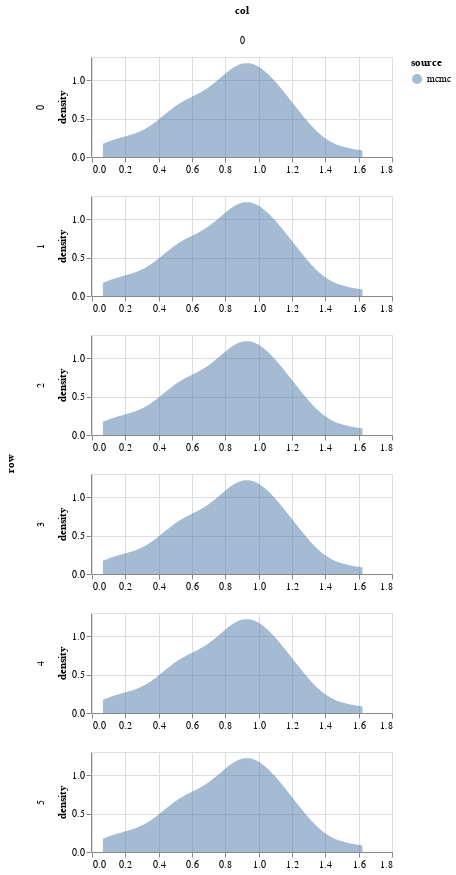

Notebook code cell kept with this figure:
### Code cell
param = 'beta'
df = get_post_df(ps[param]) 
df['source'] = 'mcmc'
plot_density(df, height=100)

### Figure 1 — Vega-Lite specification as saved in the notebook (floating-point values rounded to 4 significant figures; data arrays with more than 128 entries replaced by an {"elided": "..."} marker saying what was removed)
{"config": {"view": {"continuousWidth": 400, "continuousHeight": 300}}, "data": {"name": "data-40ce1e7dd54f07190d47ebf830bb8106"}, "mark": {"type": "area", "opacity": 0.5}, "encoding": {"color": {"type": "nominal", "field": "source"}, "column": {"type": "quantitative", "field": "col"}, "row": {"type": "quantitative", "field": "row"}, "x": {"type": "quantitative", "field": "value", "title": null}, "y": {"type": "quantitative", "field": "density"}}, "height": 100, "resolve": {"scale": {"x": "independent"}}, "transform": [{"fold": ["value"]}, {"density": "value", "groupby": ["cn", "row", "col", "source"]}], "width": 300, "$schema": "https://vega.github.io/schema/vega-lite/v4.8.1.json", "datasets": {"data-40ce1e7dd54f07190d47ebf830bb8106": {"elided": "600 records"}}}
